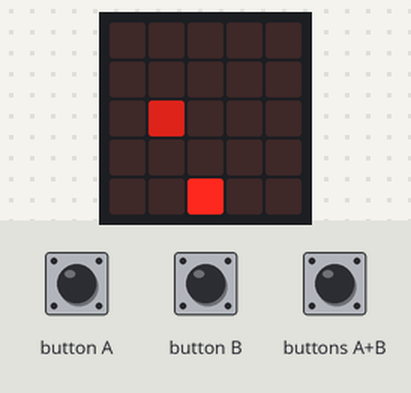
The program below on a simulated BBC micro:bit (MakeCode). On the bench: the board's 5×5 LED display. The test bench sets the inputs (shaded band). Random numbers come from a fixed seed.

Above: at 1.2 s.
1.3 s: button B pressed for 0.15 s
At 1.9 s:
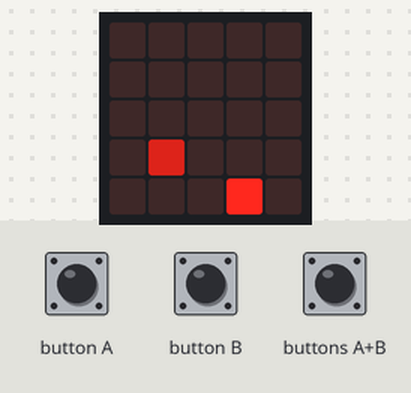
2.0 s: button A pressed for 0.15 s
At 2.32 s:
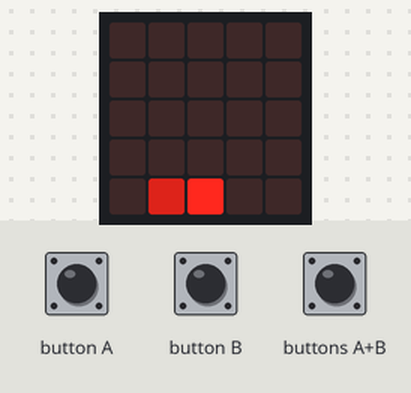
2.7 s: buttons A+B pressed for 0.15 s
At 2.9 s:
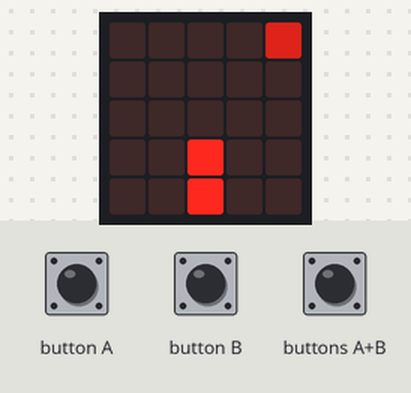
3.4 s: button A pressed for 0.15 s
At 3.79 s:
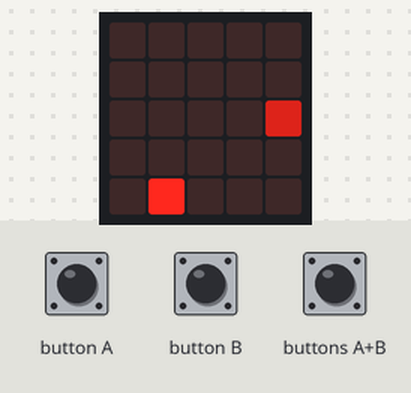
4.1 s: button B pressed for 0.15 s
At 4.9 s:
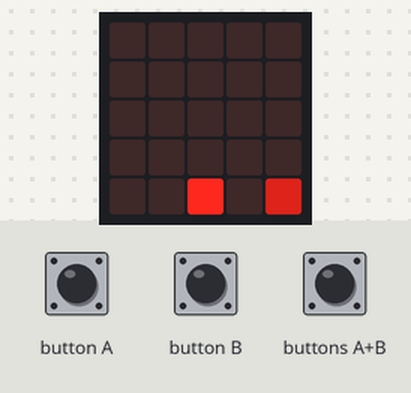
Timing chart, 0 to 7.1 s (numbered marks = the images above; inputs shaded):
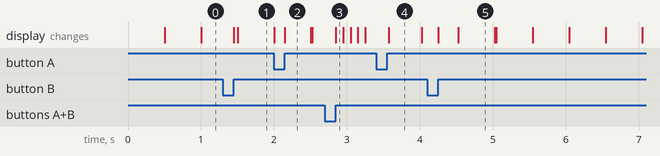

Measured:
- what the display in image 4 shows lasts 0.4 s, from 3.6 s to 4.0 s

The program:

main.ts
```typescript
input.onButtonPressed(Button.A, function () {
    ship.move(-1)
})
input.onButtonPressed(Button.AB, function () {
    shoot = game.createSprite(ship.get(LedSpriteProperty.X), ship.get(LedSpriteProperty.Y))
    shoot.change(LedSpriteProperty.Brightness, 80)
    for (let index = 0; index < 4; index++) {
        shoot.change(LedSpriteProperty.Y, -1)
        basic.pause(100)
        if (shoot.isTouching(enemy)) {
            game.addScore(1)
            enemy.delete()
        }
        if (shoot.get(LedSpriteProperty.Y) <= 0) {
            shoot.delete()
        }
    }
})
input.onButtonPressed(Button.B, function () {
    ship.move(1)
})
let enemy: game.LedSprite = null
let shoot: game.LedSprite = null
let ship: game.LedSprite = null
ship = game.createSprite(2, 4)
basic.forever(function () {
    enemy = game.createSprite(randint(0, 4), 0)
    enemy.set(LedSpriteProperty.Brightness, 150)
    enemy.turn(Direction.Right, 90)
    basic.pause(500)
    for (let index = 0; index < 4; index++) {
        enemy.move(1)
        basic.pause(500)
        if (enemy.isTouching(ship)) {
            game.gameOver()
        }
    }
    if (enemy.isTouchingEdge()) {
        enemy.delete()
    }
})
```

test.ts
```typescript
// les tests vont ici ; cela ne sera pas compilé si ce paquet est utilisé en tant qu'extension.
```
